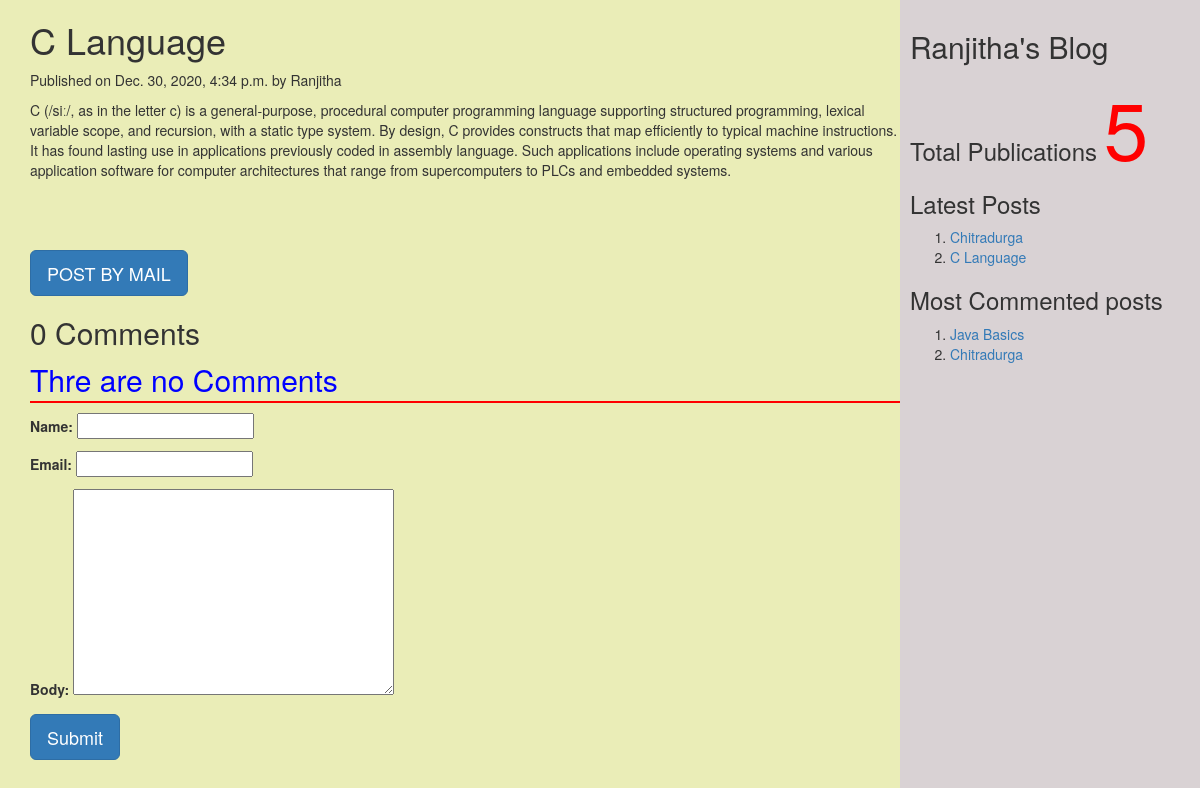
/2020/12/30/c-language/, run on the app's committed database.
### myApp/models.py (models this page shows, shortened)
class Post(models.Model):
    tags=TaggableManager()
    STATUS_CHOICES=(('draft','Draft'),('published','Published'))
    title=models.CharField(max_length=200)
    slug=models.SlugField(max_length=264,unique_for_date='publish')
    author=models.ForeignKey(User,related_name='blog_posts',on_delete=models.CASCADE)
    body=models.TextField()
    publish=models.DateTimeField(default=timezone.now)
    created=models.DateTimeField(auto_now_add=True)
    updated=models.DateTimeField(auto_now=True)
    status=models.CharField(max_length=20,choices=STATUS_CHOICES,default='draft')
    objects=CustomManager()
    class Meta:
        ordering=('-publish',)
    def get_absolute_url(self):
        return reverse('post_detail',args=[self.publish.year,self.publish.strftime('%m'),self.publish.strftime('%d'),self.slug])

### myApp/views.py (the view, shortened to what this page needs)
# urls.py: url(r'(?P<year>\d{4})/(?P<month>\d{2})/(?P<day>\d{2})/(?P<post>[-\w]+)/$',views.post_detail_view,name='post_detail'),
def post_detail_view(request,year,month,day,post):
    post=get_object_or_404(Post,slug=post,publish__year=year,publish__month=month,publish__day=day)
    comments=post.comments.filter(active=True)
    csubmit=False
    form=CommentForm()
    d={'post':post,'form':form,'csubmit':csubmit,'comments':comments}
    return render(request,'myApp/post_detail.html',d)

### myApp/forms.py
class CommentForm(forms.ModelForm):
    class Meta:
        model=Comment
        fields=('name','email','body')

### myApp/models.py (called while the page is built)
    def get_queryset(self):
        return super().get_queryset().filter(status='published')

### myApp/templatetags/mytags.py (called while the page is built)
@register.simple_tag
def total_posts():
    return Post.objects.count()

@register.inclusion_tag('myApp/latest_post.html')
def show_latest_posts(count=3):
    latest_post=Post.objects.order_by('-publish')[:count]
    return {'latest_posts':latest_post}

@register.simple_tag
def get_most_commented_posts(count=2):
    return Post.objects.annotate(total_comments=Count('comments')).order_by('-total_comments')[:count]

### templates/myApp/post_detail.html (shortened to what this page needs)
<!DOCTYPE html>
<html lang="en" dir="ltr">
{%extends 'myApp/parent.html'%}
    {% block content_block%}
    <h1>{{post.title}}</h1>
    <p>Published on {{post.publish}} by {{post.author|title}}</p>
    {{post.body|linebreaks}}<br><br><br>
    <a href="/{{post.id}}/share" class="btn btn-lg btn-primary">POST BY MAIL</a>
     {%with comments.count as comments_count%}
     <h2>{{comments_count}} Comment{{comments_count|pluralize}}</h2>
     {%endwith%}
     {%if comments%}
     {%for c in comments%}
     <p>Comment {{forloop.counter}} by {{c.name}}</p>
     <div>
       {{c.body|linebreaks}}
     </div>
     <hr>
     {%endfor%}
     {%else%}
      <p style="color:blue;font-size:30px;font-style:bold;border-bottom:2px red solid;">Thre are no Comments</p>
     {%endif%}
     {%if csubmit%}
     <h2>Thank you... Your comment added successfully</h2>
     {%else%}
     <form method="post">
       {{form.as_p}}
       <input type="submit" class="btn btn-lg btn-primary"value="Submit">
     </form>
       {%endif%}
    {%endblock%}

### templates/myApp/parent.html (shortened to what this page needs)
<html>
{% load mytags %}
  <head>
    <link rel="stylesheet" href="https://maxcdn.bootstrapcdn.com/bootstrap/3.3.7/css/bootstrap.min.css">
  </head>
  <body>
    <div class="content" style="width:75%;float:left;background-color:#eaedb7;height:1000px;padding:0 0 0 30px">
     {%block content_block%}
      {%endblock%}
    </div>
    <div class="sidebar" style="width:25%;float:right;background-color:#d9d2d4;height:1000px;padding:10px">
      <h2>Ranjitha's Blog</h2>
      <h3> Total Publications
        <span style="color:red; font-size:80px">
        {% total_posts %}
        </span>
        <h3>Latest Posts </h3>
        {%show_latest_posts 2%}
        <h3>Most Commented posts</h3>
        {% get_most_commented_posts as m %}
        <ol>
          {% for post in m%}
          <li><a href="{{post.get_absolute_url}}">{{post.title}}</a></li>
          {%endfor%}
        </ol>
  </body>
</html>

### templates/myApp/latest_post.html
<!DOCTYPE html>
  <body>
    <ol>
    {%for post in latest_posts %}
    <li><a href="{{post.get_absolute_url}}">{{post.title}}</a></li>
    {%endfor%}
      </ol>
  </body>
</html>

### data on the page
Post: title "C Language", publish "Dec. 30, 2020, 4:34 p.m.", author "Ranjitha", body "C (/siː/, as in the letter c) is a general-purpose, procedural computer programming language supporting structured programming, lexical variable scope, and recursion, with a static type system. By design, C provides constructs that map efficiently to typical machine instructions. It has found lasting use in applications previously coded in assembly language. Such applications include operating systems and various application software for computer architectures that range from supercomputers to PLCs and embedded systems."
Post: title "Chitradurga"
Post: title "Java Basics"

### other printed values
{{ comments_count }} "0"
